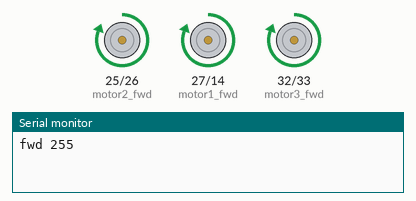
Recording of a program running on a simulated ESP32. Shown: motor-driver pin pairs drawn as motors (green arrow = first pin HIGH = forward, orange = second pin HIGH = backward, longer = more drive), the last lines printed to the serial monitor.

Above: at 2.5 s.
At 7.5 s:
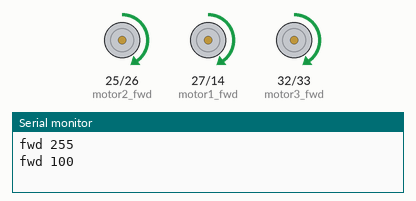
At 12.5 s:
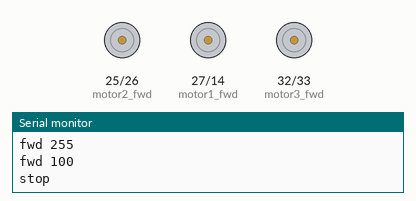
At 17.5 s:
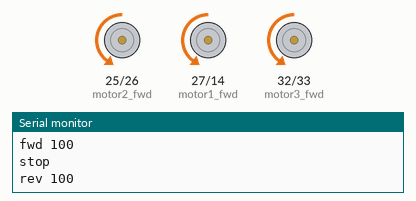
At 25.0 s:
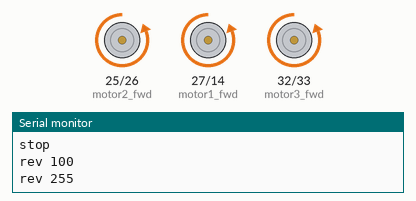
Timing chart, 0 to 39.0 s (numbered marks = the images above):
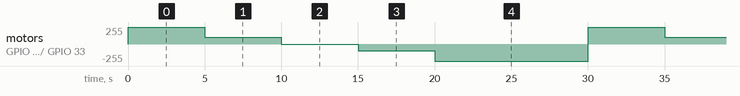

The program:

main.cpp
```cpp
#include <Arduino.h>
#include <ESP32Servo.h>

const int motor1_fwd = 27;
const int motor1_rev = 14;
const int motor2_fwd = 25;
const int motor2_rev = 26;
const int motor3_fwd = 32;
const int motor3_rev = 33;

void setup(){

    Serial.begin(115200);

    pinMode(motor1_fwd, OUTPUT);
    pinMode(motor1_rev, OUTPUT);
    pinMode(motor2_fwd, OUTPUT);
    pinMode(motor2_rev, OUTPUT);
    pinMode(motor3_fwd, OUTPUT);
    pinMode(motor3_rev, OUTPUT);
}

void loop(){

    Serial.println("fwd 255");
    analogWrite(motor1_fwd, 255);
    analogWrite(motor2_fwd, 255);
    analogWrite(motor3_fwd, 255);
    analogWrite(motor1_rev, 0);
    analogWrite(motor2_rev, 0);
    analogWrite(motor3_rev, 0);
    delay(5000);

    Serial.println("fwd 100");
    analogWrite(motor1_fwd, 100);
    analogWrite(motor2_fwd, 100);
    analogWrite(motor3_fwd, 100);
    analogWrite(motor1_rev, 0);
    analogWrite(motor2_rev, 0);
    analogWrite(motor3_rev, 0);
    delay(5000);

    Serial.println("stop");
    analogWrite(motor1_fwd, 0);
    analogWrite(motor2_fwd, 0);
    analogWrite(motor3_fwd, 0);
    analogWrite(motor1_rev, 0);
    analogWrite(motor2_rev, 0);
    analogWrite(motor3_rev, 0);
    delay(5000);

    Serial.println("rev 100");
    analogWrite(motor1_fwd, 0);
    analogWrite(motor2_fwd, 0);
    analogWrite(motor3_fwd, 0);
    analogWrite(motor1_rev, 100);
    analogWrite(motor2_rev, 100);
    analogWrite(motor3_rev, 100);
    delay(5000);

    Serial.println("rev 255");
    analogWrite(motor1_fwd, 0);
    analogWrite(motor2_fwd, 0);
    analogWrite(motor3_fwd, 0);
    analogWrite(motor1_rev, 255);
    analogWrite(motor2_rev, 255);
    analogWrite(motor3_rev, 255);
    delay(5000);

    Serial.println("stop");
    analogWrite(motor1_fwd, 0);
    analogWrite(motor2_fwd, 0);
    analogWrite(motor3_fwd, 0);
    analogWrite(motor1_rev, 255);
    analogWrite(motor2_rev, 255);
    analogWrite(motor3_rev, 255);
    delay(5000);
}
```

Measured:
- by itself, motor on GPIO 25 (motor2_fwd) / GPIO 26 (motor2_rev), motor on GPIO 27 (motor1_fwd) / GPIO 14 (motor1_rev), motor on GPIO 32 (motor3_fwd) / GPIO 33 (motor3_rev): repeats every 30.0 s: forward 100/255 5.0 s, stopped 5.0 s, backward 100/255 5.0 s, backward 255/255 10.0 s, forward 255/255 5.0 s
